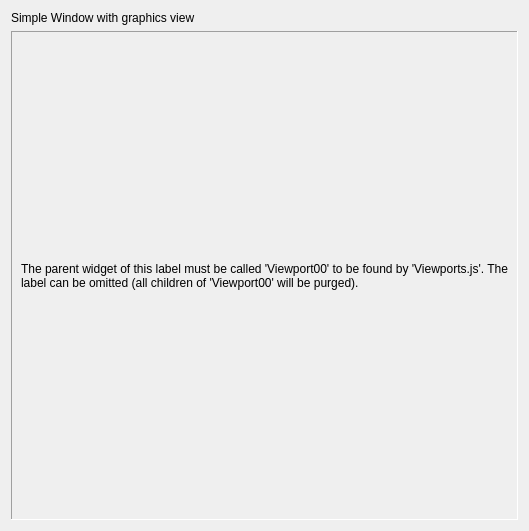
<?xml version="1.0" encoding="UTF-8"?>
<ui version="4.0">
 <class>Form</class>
 <widget class="QWidget" name="Form">
  <property name="geometry">
   <rect>
    <x>0</x>
    <y>0</y>
    <width>529</width>
    <height>531</height>
   </rect>
  </property>
  <property name="windowTitle">
   <string>Single</string>
  </property>
  <layout class="QVBoxLayout" name="verticalLayout">
   <item>
    <widget class="QLabel" name="label">
     <property name="sizePolicy">
      <sizepolicy hsizetype="Preferred" vsizetype="Preferred">
       <horstretch>0</horstretch>
       <verstretch>0</verstretch>
      </sizepolicy>
     </property>
     <property name="text">
      <string>Simple Window with graphics view</string>
     </property>
    </widget>
   </item>
   <item>
    <widget class="QFrame" name="Viewport00">
     <property name="sizePolicy">
      <sizepolicy hsizetype="Preferred" vsizetype="MinimumExpanding">
       <horstretch>0</horstretch>
       <verstretch>0</verstretch>
      </sizepolicy>
     </property>
     <property name="autoFillBackground">
      <bool>true</bool>
     </property>
     <property name="frameShape">
      <enum>QFrame::Panel</enum>
     </property>
     <property name="frameShadow">
      <enum>QFrame::Sunken</enum>
     </property>
     <layout class="QVBoxLayout" name="verticalLayout_2">
      <item>
       <widget class="QLabel" name="label_2">
        <property name="text">
         <string>The parent widget of this label must be called 'Viewport00' to be found by 'Viewports.js'. The label can be omitted (all children of 'Viewport00' will be purged).</string>
        </property>
        <property name="wordWrap">
         <bool>true</bool>
        </property>
       </widget>
      </item>
     </layout>
    </widget>
   </item>
  </layout>
 </widget>
 <resources/>
 <connections/>
</ui>
